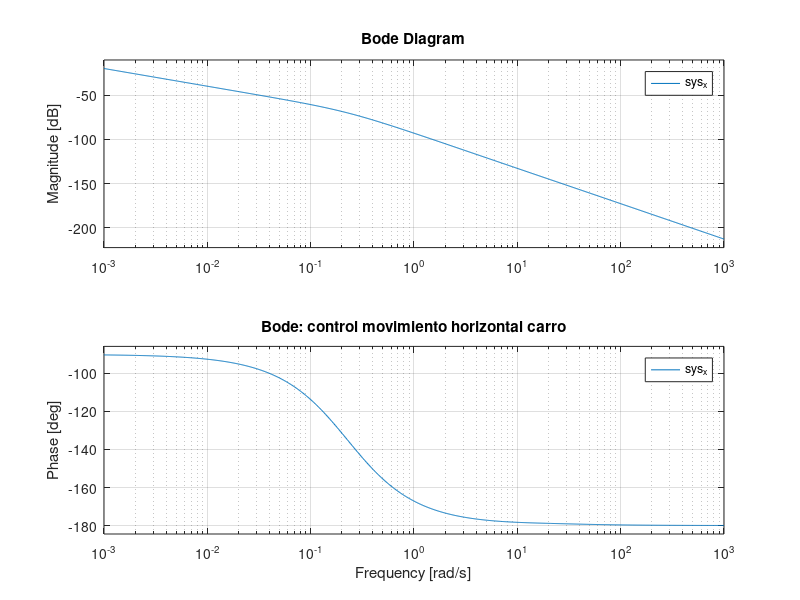
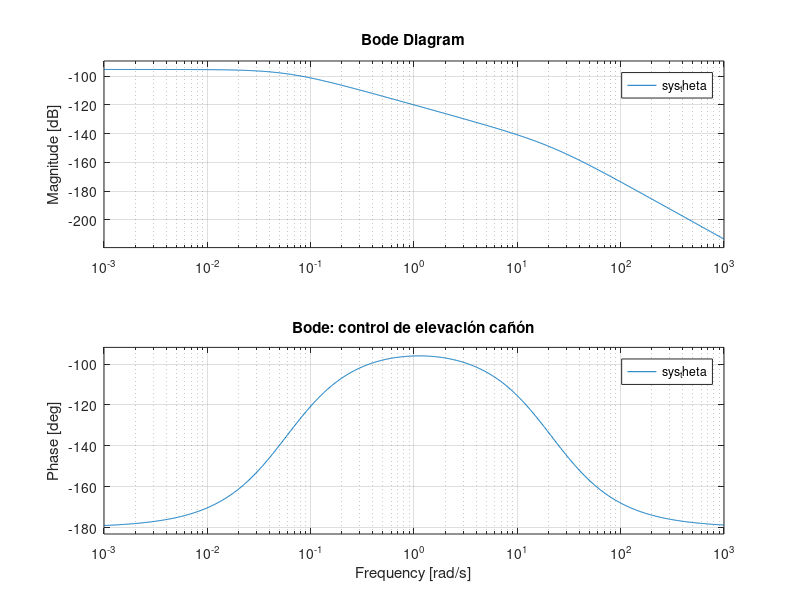
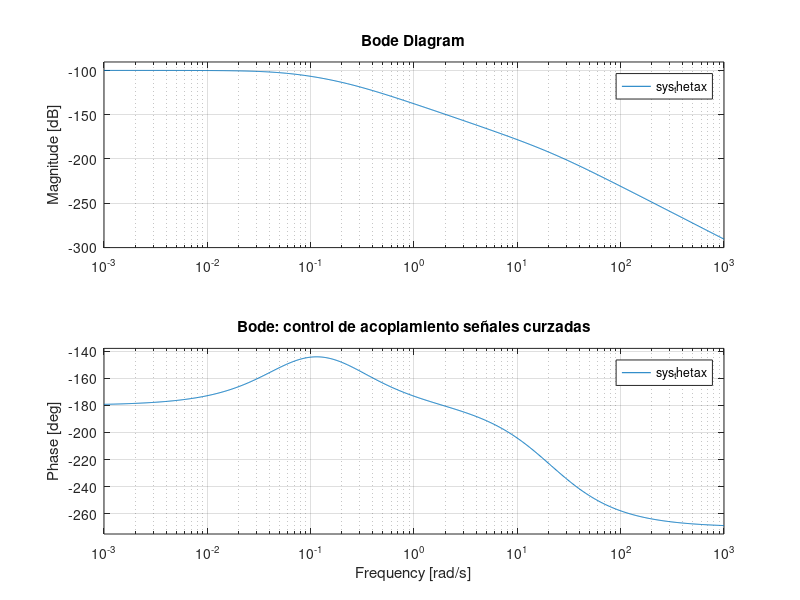

Here is the MATLAB script that generated these plots, in order:
% Bode:
% Gráficos de acuerdo al modelo corregido por el profesor: Miguel Torres

% posición carro: x
% Valores aproximados para los coeficientes de p(s) en X(s):
num_x = 10^-5*[2.3121 48.1696 -2.8353];
% Valores aproximados para los coeficientes de q(s) en X(s):
den_x = [1.0 21.4258 3.5694 -0.2835 0.0];
% Función de transferencia X(s)
sys_x = tf(num_x, den_x);

% posición cañón: theta
% Valores aproximados para los coeficientes de p(s) acoplado de Theta(s):
num_theta = 10^-5*[2.1195 0.4817];
% Valores aproximados para los coeficientes de p(s) acoplado de Theta(s):
den_theta = [1.0 21.4258 3.5694 -0.2835];
% Función de transferencia Theta(s)
sys_theta = tf(num_theta, den_theta);

% coupling: 
% Valores aproximados para los coeficientes de p(s) en X(s):
num_thetax = 10^-6*2.8902;
% Valores aproximados para los coeficientes de q(s) en X(s):
den_thetax = [1.0 21.4258 3.5694 -0.2835];
% Coupling TF:
sys_thetax = tf(num_thetax, den_thetax); 

% bode: 
% x:
figure;
bode(sys_x); 
title("Bode: control movimiento horizontal carro")
grid on; 
% theta: 
figure; 
bode(sys_theta); 
title("Bode: control de elevación cañón"); 
grid on; 
% coupling:
figure; 
bode(sys_thetax); 
title("Bode: control de acoplamiento señales curzadas"); 
grid on; 
